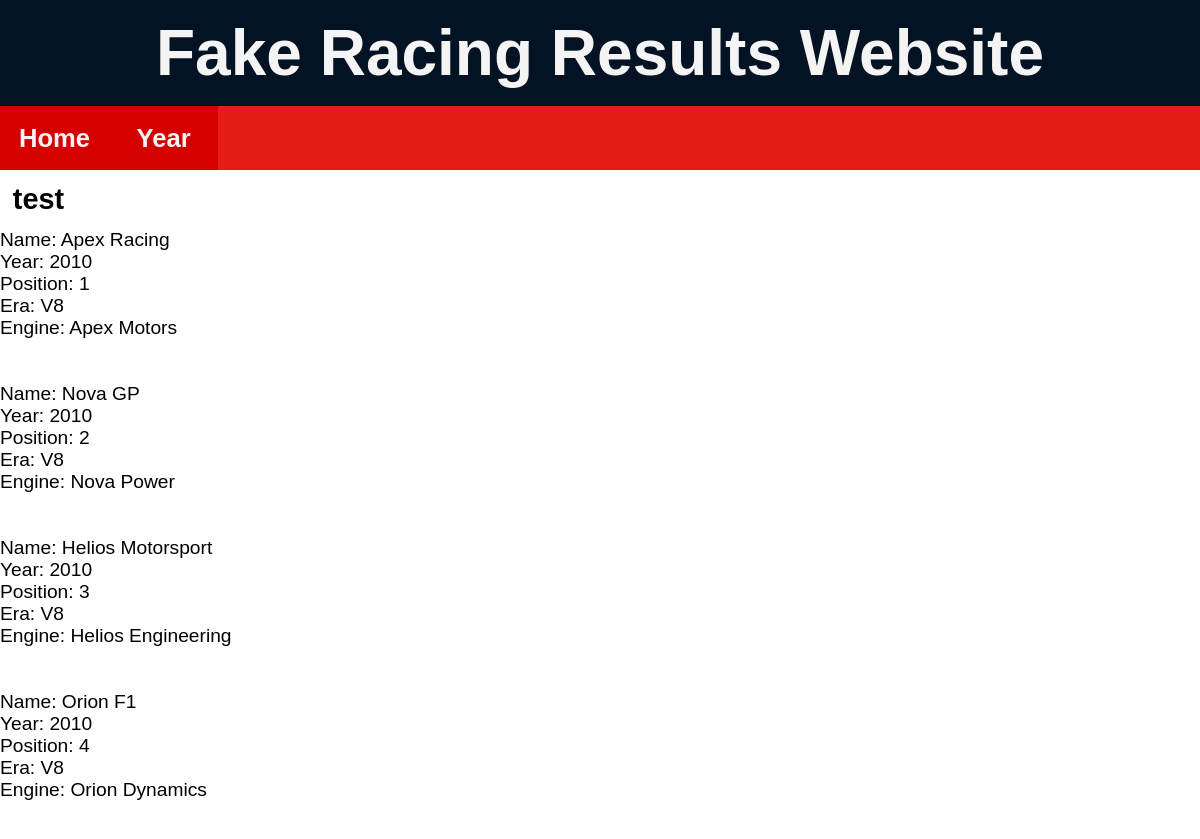
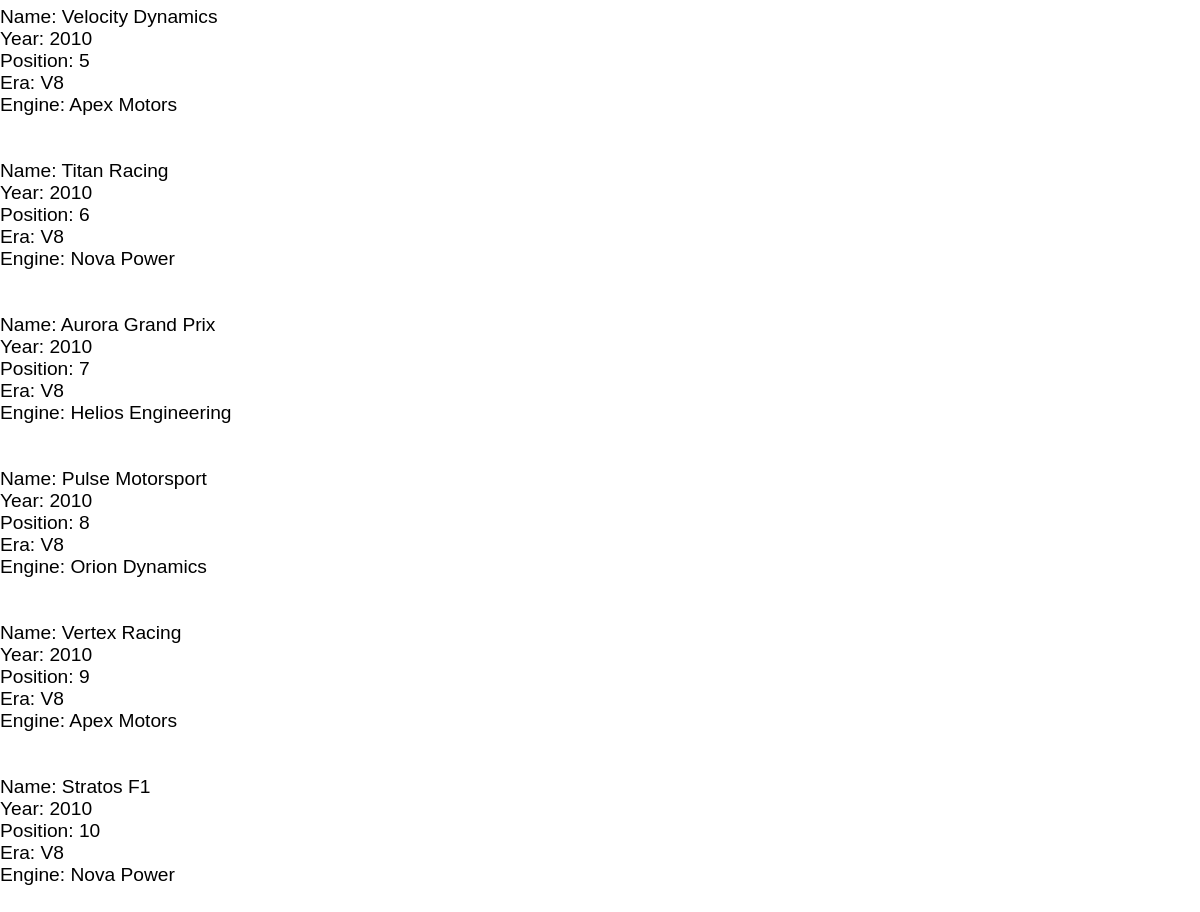
The page /years/2010 on the database its author committed (2 pictures, top to bottom).
### basic_app.py (models this page shows)
class Base(DeclarativeBase):
    pass

class Teams(Base):
    __tablename__ = "team_performance"
    id: Mapped[int] = mapped_column(primary_key=True)
    name: Mapped[str] = mapped_column(String)
    engine_id: Mapped[int] = mapped_column(ForeignKey("engine_maker.id"))
    engine: Mapped[Engines] = relationship(back_populates="team_years")
    year: Mapped[int] = mapped_column(Integer)
    pos: Mapped[int] = mapped_column(Integer)
    era: Mapped[str] = mapped_column(String)

class Engines(Base):
    __tablename__ = "engine_maker"
    id: Mapped[int] = mapped_column(primary_key=True)
    name: Mapped[str] = mapped_column(String)
    team_years: Mapped[list["Teams"]] = relationship(back_populates="engine")

### basic_app.py (the view)
@app.route("/years/<int:year_results>")
def years(year_results):
    statement = select(Teams).where(Teams.year == year_results)
    statement = statement.order_by(Teams.pos)
    results = db.session.execute(statement).scalars()
    return render_template("year.html", data=results)

### templates/year.html
{%extends "layout.html"%}
{%block content%}
{%for item in data%}
Name: {{item.name}} <br>
Year: {{item.year}} <br>
Position: {{item.pos}} <br>
Era: {{item.era}} <br>
Engine: {{item.engine.name}} <br>
<br><br>
{%endfor%}
{%endblock%}

### templates/layout.html (shortened to what this page needs)
<!DOCTYPE html>
<html lang="en">
<head>
    <link rel="stylesheet" href="{{url_for('static', filename='css/style.css')}}">
</head>
<body>
    {%include "title.html"%}
    {%include "navbar.html"%}
    <h2>test</h2>
    {%block content%}
    {%endblock%}
</body>
</html>

### templates/title.html
<h1 class="website-header">Fake Racing Results Website</h1>

### templates/navbar.html (shortened to what this page needs)
<div class="navbar">
    <div class="navbar-element">
        <a class="navbar-link" href="/">Home</a>
    </div>
    <div class="navbar-element">
        <a class="navbar-link">Year</a>
    </div>
</div>

### static/css/style.css (style rules this page uses)
html, body { font-family: "Righteous", sans-serif; padding: 0%; margin: 0%; }
body { font-size: 1.2rem; }
h1, h2, h3, h4, h5, h6, p { padding: 0.8rem; margin: 0%; }
.website-header { font-size: 4rem; padding: 1rem; text-align: center; background-color: #031323; color: #f4f4f4; }
.navbar { background-color: #e61c19; height: 4rem; display: grid; grid-template-columns: 1fr 1fr 8fr 1fr; }
.navbar-element { background-color: #d60000; display: flex; align-items: center; justify-content: center; position: relative; }
.navbar-link { text-align: center; text-decoration: none; color: #f4f4f4; font-size: 1.6rem; font-weight: 650; }

### rows shown on the page
Teams: name "Apex Racing", year "2010", pos "1", era "V8", engine.name "Apex Motors"
Teams: name "Nova GP", year "2010", pos "2", era "V8", engine.name "Nova Power"
Teams: name "Helios Motorsport", year "2010", pos "3", era "V8", engine.name "Helios Engineering"
Teams: name "Orion F1", year "2010", pos "4", era "V8", engine.name "Orion Dynamics"
Teams: name "Velocity Dynamics", year "2010", pos "5", era "V8", engine.name "Apex Motors"
Teams: name "Titan Racing", year "2010", pos "6", era "V8", engine.name "Nova Power"
Teams: name "Aurora Grand Prix", year "2010", pos "7", era "V8", engine.name "Helios Engineering"
Teams: name "Pulse Motorsport", year "2010", pos "8", era "V8", engine.name "Orion Dynamics"
Teams: name "Vertex Racing", year "2010", pos "9", era "V8", engine.name "Apex Motors"
Teams: name "Stratos F1", year "2010", pos "10", era "V8", engine.name "Nova Power"
